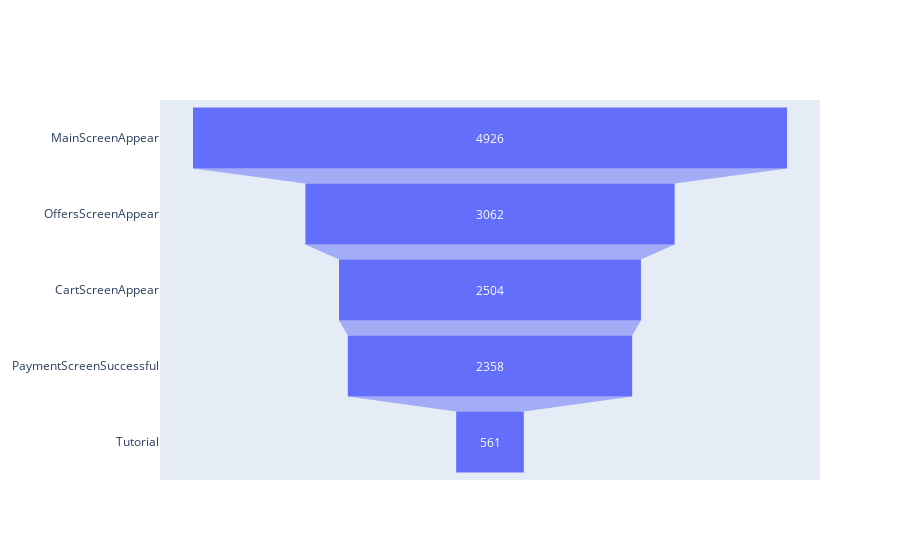

Notebook code for this chart:
### Markdown cell above
Para este grupo de control, los p_values son aun mayores (superiores al 60%). Esto indica que las diferencias observadas en las proporciones son muy pequeñas y no son significativas.

Todo pareceria indicar que no hay diferencias en las proporciones del grupo de testeo comparado con los grupos de control.

Finalizamos comparando contra ambos grupos de control de forma conjunta.

### Code cell
# Graficamos el embudo del grupo A y comparamos proporciones
fig = go.Figure(go.Funnel(
    y = users_by_event_a.index,
    x = users_by_event_a['n_users']))

fig.show()

### Figure 1 — Plotly figure (JSON) as saved in the notebook; plotly's stock layout.template omitted (floating-point values rounded to 4 significant figures)
{"data": [{"type": "funnel", "x": [4926, 3062, 2504, 2358, 561], "y": ["MainScreenAppear", "OffersScreenAppear", "CartScreenAppear", "PaymentScreenSuccessful", "Tutorial"]}], "layout": {}}
